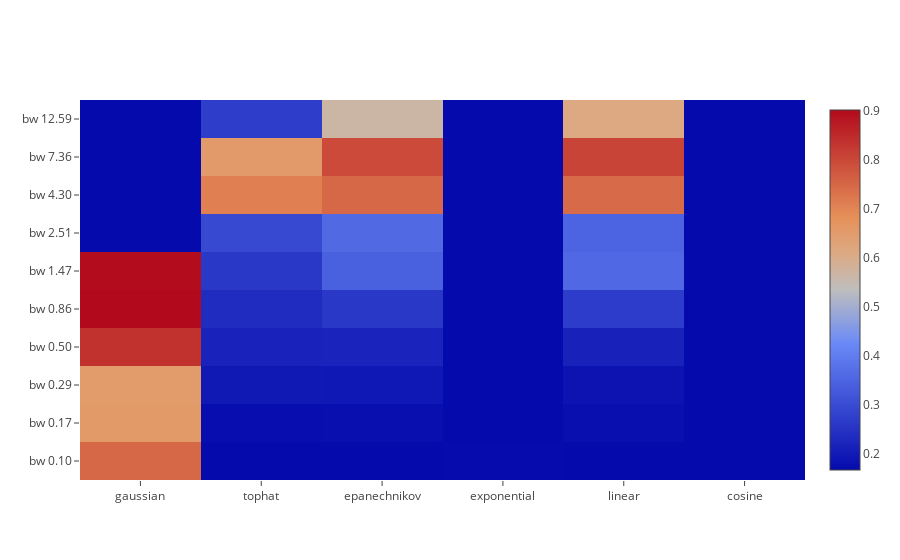

Write notebook code for a chart like this one.
### Code cell
import plotly
import plotly.graph_objs as go

plotly.offline.init_notebook_mode(connected=True)

scores_shaped = np.empty(shape = (len(bandwidths), len(kernels)))
for dic_ix, dic in enumerate(cv_results['params']):
    ker_ix = kernels.index(dic['kernel'])
    band_ix = np.argmin(np.abs(bandwidths - dic['bandwidth']))
    scores_shaped[band_ix, ker_ix] = cv_results['mean_test_score'][dic_ix]

trace = go.Heatmap(x = kernels,
                   y = list(np.vectorize(lambda b: 'bw ' + '{0:.2f}'.format(b))
                            (bandwidths)),
                   z = scores_shaped)
data=[trace]
plotly.offline.iplot(data, filename='labelled-heatmap')

### Figure 1 — Plotly figure (JSON) as saved in the notebook; plotly's stock layout.template omitted (floating-point values rounded to 4 significant figures)
{"data": [{"type": "heatmap", "x": ["gaussian", "tophat", "epanechnikov", "exponential", "linear", "cosine"], "y": ["bw 0.10", "bw 0.17", "bw 0.29", "bw 0.50", "bw 0.86", "bw 1.47", "bw 2.51", "bw 4.30", "bw 7.36", "bw 12.59"], "z": [[0.7483, 0.1673, 0.1673, 0.1701, 0.1673, 0.1673], [0.6544, 0.1728, 0.1769, 0.1673, 0.1769, 0.1673], [0.6503, 0.1986, 0.1932, 0.1673, 0.185, 0.1673], [0.8367, 0.2177, 0.2204, 0.1673, 0.2163, 0.1673], [0.9007, 0.2354, 0.2599, 0.1673, 0.2694, 0.1673], [0.8966, 0.2612, 0.3429, 0.1673, 0.3578, 0.1673], [0.1673, 0.2952, 0.3605, 0.1673, 0.3483, 0.1673], [0.1673, 0.7102, 0.7469, 0.1673, 0.7442, 0.1673], [0.1673, 0.6531, 0.7959, 0.1673, 0.8068, 0.1673], [0.1673, 0.2707, 0.566, 0.1673, 0.6095, 0.1673]]}], "layout": {}}
